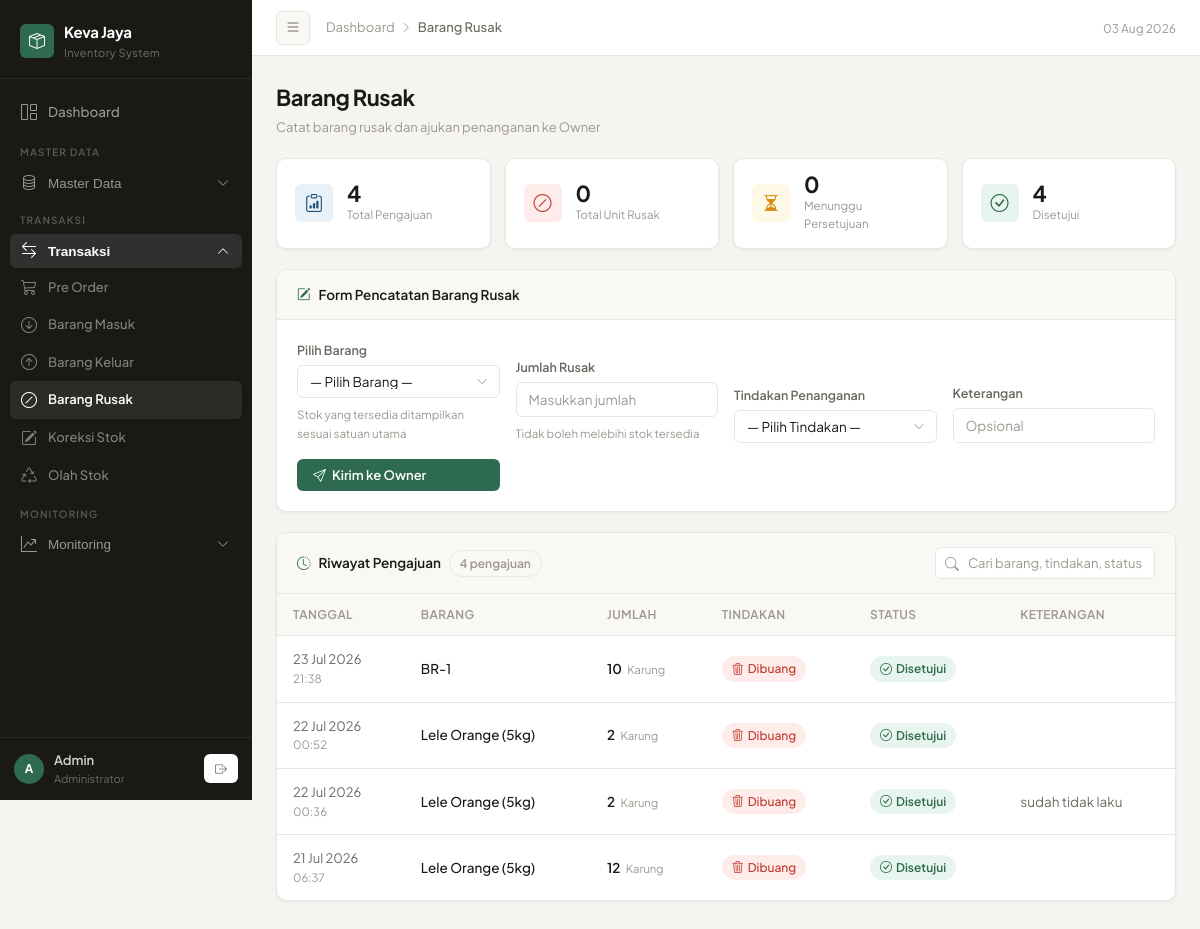
The page /admin/barang_rusak.php (signed in) on the database its author committed.
### tables this page shows
CREATE TABLE `pengajuan_rusak` (
  `id` int(11) NOT NULL,
  `barang_id` int(11) NOT NULL,
  `jumlah` int(11) DEFAULT NULL,
  `aksi` enum('Dibuang','Retur Supplier') DEFAULT NULL,
  `keterangan` text DEFAULT NULL,
  `status` enum('Pending','Disetujui','Ditolak') DEFAULT 'Pending',
  `owner_note` text DEFAULT NULL,
  `created_at` timestamp NOT NULL DEFAULT current_timestamp(),
  `updated_at` timestamp NOT NULL DEFAULT current_timestamp() ON UPDATE current_timestamp()
);

CREATE TABLE `barang` (
  `id_barang` int(11) NOT NULL,
  `kode_barang` varchar(50) DEFAULT NULL,
  `nama_barang` varchar(200) NOT NULL,
  `kategori` varchar(100) DEFAULT NULL,
  `kategori_id` int(11) DEFAULT NULL,
  `satuan` varchar(20) DEFAULT NULL,
  `satuan_besar` varchar(20) DEFAULT NULL,
  `stok` int(11) DEFAULT 0,
  `stok_besar` int(11) NOT NULL DEFAULT 0,
  `sisa_karung_kg` int(11) NOT NULL DEFAULT 0,
  `stok_rusak` int(11) DEFAULT 0,
  `min_stok` int(11) DEFAULT 0,
  `tanggal_kadaluarsa` date DEFAULT NULL,
  `gambar` varchar(255) DEFAULT NULL,
  `created_at` timestamp NOT NULL DEFAULT current_timestamp(),
  `status` enum('aktif','nonaktif') DEFAULT 'aktif',
  `deleted_at` datetime DEFAULT NULL,
  `supplier_id` int(11) DEFAULT NULL,
  `total_rusak` int(11) NOT NULL DEFAULT 0
);

### admin/barang_rusak.php (the view, shortened to what this page needs)
<?php
global $conn;
$pengajuan = $conn->query("
    SELECT p.*, b.nama_barang, b.satuan, b.satuan_besar
    FROM pengajuan_rusak p
    JOIN barang b ON p.barang_id = b.id_barang
    ORDER BY p.created_at DESC
");
$total_rusak   = (int)($conn->query("SELECT SUM(stok_rusak) as total FROM barang")->fetch_assoc()['total'] ?? 0);
$total_pending = (int)($conn->query("SELECT COUNT(*) as c FROM pengajuan_rusak WHERE status='Pending'")->fetch_assoc()['c'] ?? 0);
$total_disetujui = (int)($conn->query("SELECT COUNT(*) as c FROM pengajuan_rusak WHERE status='Disetujui'")->fetch_assoc()['c'] ?? 0);
$total_pengajuan = (int)($conn->query("SELECT COUNT(*) as c FROM pengajuan_rusak")->fetch_assoc()['c'] ?? 0);
$pengajuan_rows = [];
while ($p = $pengajuan->fetch_assoc()) {
    $pengajuan_rows[] = $p;
}
?>
<!DOCTYPE html>
<html lang="id">
<head>
    <link rel="stylesheet" href="https://cdn.jsdelivr.net/npm/bootstrap-icons@1.11.3/font/bootstrap-icons.min.css">
</head>
<body>
<aside class="sidebar" id="sidebar">
    <div class="sidebar-brand">
        <div class="brand-logo">
            <div class="brand-icon"><i class="bi bi-box-seam"></i></div>
            <div><div class="brand-name">Keva Jaya</div><div class="brand-sub">Inventory System</div></div>
        </div>
    </div>
    <nav class="sidebar-nav">
        <ul style="list-style:none;padding:0;">
            <li class="nav-item"><a href="dashboard.php" class="nav-link <?= basename($_SERVER['PHP_SELF'])=='dashboard.php'?'active':'' ?>"><i class="bi bi-grid-1x2"></i> Dashboard</a></li>
            <div class="nav-section-label">Master Data</div>
            <li class="nav-item">
                <button class="nav-link" onclick="toggleNav('navMaster',this)" aria-expanded="false">
                    <i class="bi bi-database"></i> Master Data <i class="bi bi-chevron-down chevron"></i>
                </button>
            </li>
            <div class="nav-section-label">Transaksi</div>
            <li class="nav-item">
                <button class="nav-link active" onclick="toggleNav('navTransaksi',this)" aria-expanded="true">
                    <i class="bi bi-arrow-left-right"></i> Transaksi <i class="bi bi-chevron-down chevron"></i>
                </button>
                <ul id="navTransaksi" class="nav-sub" style="list-style:none;padding:0;">
                    <li><a href="preorder.php" class="nav-link"><i class="bi bi-cart3"></i> Pre Order</a></li>
                    <li><a href="barang_masuk.php" class="nav-link"><i class="bi bi-arrow-down-circle"></i> Barang Masuk</a></li>
                    <li><a href="barang_keluar.php" class="nav-link"><i class="bi bi-arrow-up-circle"></i> Barang Keluar</a></li>
                    <li><a href="barang_rusak.php" class="nav-link active"><i class="bi bi-slash-circle"></i> Barang Rusak</a></li>
                    <li><a href="koreksi_stok.php" class="nav-link"><i class="bi bi-pencil-square"></i> Koreksi Stok</a></li>
                    <li><a href="olah_stok.php" class="nav-link"><i class="bi bi-recycle"></i> Olah Stok</a></li>
                </ul>
            </li>
            <div class="nav-section-label">Monitoring</div>
            <li class="nav-item">
                <button class="nav-link" onclick="toggleNav('navMonitor',this)" aria-expanded="false">
                    <i class="bi bi-graph-up-arrow"></i> Monitoring <i class="bi bi-chevron-down chevron"></i>
                </button>
            </li>
        </ul>
    </nav>
    <div class="sidebar-footer">
        <div class="user-card">
            <div class="user-avatar">A</div>
            <div>
                <div class="user-name"><?= htmlspecialchars($_SESSION['username'] ?? 'Admin') ?></div>
                <div class="user-role">Administrator</div>
            </div>
            <a href="../logout.php" class="btn-sm" style="margin-left:auto;border:none;">
                <i class="bi bi-box-arrow-right"></i>
            </a>
        </div>
    </div>
</aside>
<div class="main" id="main">
    <header class="topbar">
        <button class="btn-toggle" id="sidebarToggle"><i class="bi bi-list"></i></button>
        <div class="breadcrumb-bar">
            <a href="dashboard.php">Dashboard</a>
            <i class="bi bi-chevron-right"></i>
            <span>Barang Rusak</span>
        </div>
        <div class="topbar-right">
            <span style="font-size:12px;color:var(--text-muted);"><?= date('d M Y') ?></span>
        </div>
    </header>
    <div class="page-body">
        <div class="page-header">
            <div>
                <div class="page-title">Barang Rusak</div>
                <div class="page-subtitle">Catat barang rusak dan ajukan penanganan ke Owner</div>
            </div>
        </div>
        <div class="stat-row">
            <div class="stat-mini">
                <div class="stat-mini-icon blue"><i class="bi bi-clipboard-data"></i></div>
                <div>
                    <div class="stat-mini-val"><?= $total_pengajuan ?></div>
                    <div class="stat-mini-lbl">Total Pengajuan</div>
                </div>
            </div>
            <div class="stat-mini">
                <div class="stat-mini-icon red"><i class="bi bi-slash-circle"></i></div>
                <div>
                    <div class="stat-mini-val"><?= $total_rusak ?></div>
                    <div class="stat-mini-lbl">Total Unit Rusak</div>
                </div>
            </div>
            <div class="stat-mini">
                <div class="stat-mini-icon orange"><i class="bi bi-hourglass-split"></i></div>
                <div>
                    <div class="stat-mini-val"><?= $total_pending ?></div>
                    <div class="stat-mini-lbl">Menunggu Persetujuan</div>
                </div>
            </div>
            <div class="stat-mini">
                <div class="stat-mini-icon green"><i class="bi bi-check-circle"></i></div>
                <div>
                    <div class="stat-mini-val"><?= $total_disetujui ?></div>
                    <div class="stat-mini-lbl">Disetujui</div>
                </div>
            </div>
        </div>
        <div class="card">
            <div class="card-head">
                <div class="card-head-title">
                    <i class="bi bi-pencil-square"></i>
                    Form Pencatatan Barang Rusak
                </div>
            </div>
            <div class="card-body">
                <form method="POST">
                    <div class="form-grid">
                        <div class="form-group">
                            <label class="form-label">Pilih Barang</label>
                            <div class="select-wrap">
                                <select name="barang_id" class="form-select" required>
                                    <option value="">— Pilih Barang —</option>
                                </select>
                            </div>
                            <span class="form-hint">Stok yang tersedia ditampilkan sesuai satuan utama</span>
                        </div>
                        <div class="form-group">
                            <label class="form-label">Jumlah Rusak</label>
                            <input type="number" name="jumlah" class="form-control" min="1" placeholder="Masukkan jumlah" required>
                            <span class="form-hint">Tidak boleh melebihi stok tersedia</span>
                        </div>
                        <div class="form-group">
                            <label class="form-label">Tindakan Penanganan</label>
                            <div class="select-wrap">
                                <select name="aksi" class="form-select" required>
                                    <option value="">— Pilih Tindakan —</option>
                                </select>
                            </div>
                        </div>
                        <div class="form-group">
                            <label class="form-label">Keterangan</label>
                            <input type="text" name="keterangan" class="form-control" placeholder="Opsional">
                        </div>
                        <div class="form-group" style="justify-content:flex-end;">
                            <button type="submit" class="btn-primary">
                                <i class="bi bi-send"></i> Kirim ke Owner
                            </button>
                        </div>
                    </div>
                </form>
            </div>
        </div>
        <div class="card">
            <div class="card-head">
                <div class="card-head-title">
                    <i class="bi bi-clock-history"></i>
                    Riwayat Pengajuan
                    <span class="row-count" id="rowCount"></span>
                </div>
                <div class="search-wrap">
                    <input type="text" class="search-input" id="searchInput" placeholder="Cari barang, tindakan, status...">
                </div>
            </div>
            <div class="table-wrap">
                <table>
                    <thead>
                        <tr>
                            <th>Tanggal</th>
                            <th>Barang</th>
                            <th>Jumlah</th>
                            <th>Tindakan</th>
                            <th>Status</th>
                            <th>Keterangan</th>
                        </tr>
                    </thead>
                    <tbody id="tableBody">
                        <?php if (!empty($pengajuan_rows)): ?>
                            <?php foreach ($pengajuan_rows as $p):
                                $status_lower = strtolower($p['status']);
                                $satuan = !empty($p['satuan_besar']) ? $p['satuan_besar'] : $p['satuan'];
                            ?>
                            <tr data-id="<?= $p['id'] ?>">
                                <td style="color:var(--text-secondary);white-space:nowrap;font-size:13px;">
                                    <?= date('d M Y', strtotime($p['created_at'])) ?>
                                    <div style="font-size:11.5px;color:var(--text-muted);"><?= date('H:i', strtotime($p['created_at'])) ?></div>
                                </td>
                                <td style="font-weight:500;"><?= htmlspecialchars($p['nama_barang']) ?></td>
                                <td>
                                    <span style="font-weight:600;"><?= $p['jumlah'] ?></span>
                                    <small style="color:var(--text-muted);margin-left:3px;"><?= htmlspecialchars($satuan) ?></small>
                                </td>
                                <td>
                                    <?php if ($p['aksi'] === 'Dibuang'): ?>
                                        <span class="badge-aksi badge-dibuang"><i class="bi bi-trash3"></i> Dibuang</span>
                                    <?php else: ?>
                                        <span class="badge-aksi badge-retur"><i class="bi bi-arrow-repeat"></i> Retur Supplier</span>
                                    <?php endif; ?>
                                </td>
                                <td>
                                    <span class="badge-status badge-<?= $status_lower ?>">
                                        <?php if ($status_lower === 'pending'): ?>
                                            <i class="bi bi-hourglass-split"></i>
                                        <?php elseif ($status_lower === 'disetujui'): ?>
                                            <i class="bi bi-check-circle"></i>
                                        <?php else: ?>
                                            <i class="bi bi-x-circle"></i>
                                        <?php endif; ?>
                                        <?= htmlspecialchars($p['status']) ?>
                                    </span>
                                </td>
                                <td style="color:var(--text-secondary);"><?= htmlspecialchars($p['keterangan'] ?? '—') ?></td>
                            </tr>
                            <?php endforeach; ?>
                        <?php endif; ?>
                    </tbody>
                </table>
            </div>
        </div>
    </div>
</div>
</body>
</html>

### rows shown on the page
pengajuan_rusak: created_at "23 Jul 2026", created_at "21:38", barang.nama_barang "BR-1", jumlah "10", barang.satuan_besar "Karung", aksi "Dibuang" (drawn), status "Disetujui"
pengajuan_rusak: created_at "22 Jul 2026", created_at "00:52", barang.nama_barang "Lele Orange (5kg)", jumlah "2", barang.satuan_besar "Karung", aksi "Dibuang" (drawn), status "Disetujui"
pengajuan_rusak: created_at "22 Jul 2026", created_at "00:36", barang.nama_barang "Lele Orange (5kg)", jumlah "2", barang.satuan_besar "Karung", aksi "Dibuang" (drawn), status "Disetujui", keterangan "sudah tidak laku"
pengajuan_rusak: created_at "21 Jul 2026", created_at "06:37", barang.nama_barang "Lele Orange (5kg)", jumlah "12", barang.satuan_besar "Karung", aksi "Dibuang" (drawn), status "Disetujui"

### other values the page prints
$_SESSION['username'] "Admin"
$total_pengajuan "4"
$total_rusak "0"
$total_pending "0"
$total_disetujui "4"
